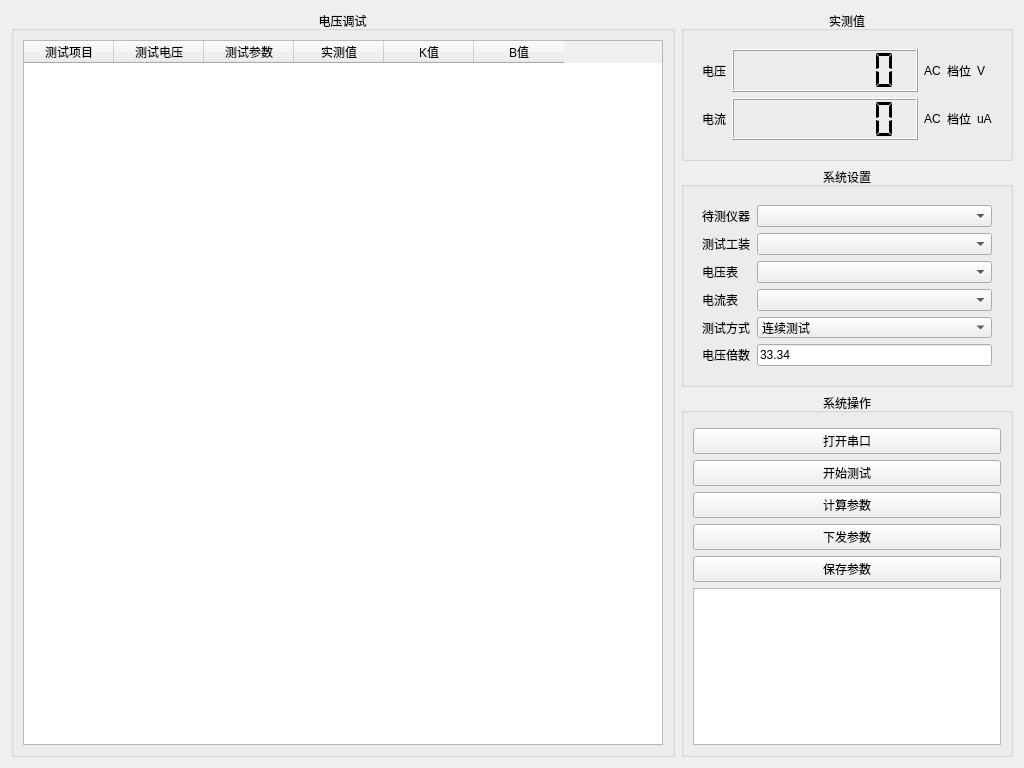
<?xml version="1.0" encoding="UTF-8"?>
<ui version="4.0">
 <class>CWinDebug</class>
 <widget class="QWidget" name="CWinDebug">
  <property name="geometry">
   <rect>
    <x>0</x>
    <y>0</y>
    <width>1024</width>
    <height>768</height>
   </rect>
  </property>
  <property name="windowTitle">
   <string>青岛艾普智能仪器自动调试工具V0.3by 赵楠林</string>
  </property>
  <layout class="QHBoxLayout" name="horizontalLayout" stretch="2,1">
   <item>
    <widget class="QWidget" name="widget_3" native="true">
     <layout class="QVBoxLayout" name="verticalLayout_5">
      <property name="leftMargin">
       <number>0</number>
      </property>
      <property name="topMargin">
       <number>0</number>
      </property>
      <property name="rightMargin">
       <number>0</number>
      </property>
      <property name="bottomMargin">
       <number>0</number>
      </property>
      <item>
       <widget class="QGroupBox" name="groupBox">
        <property name="title">
         <string>电压调试</string>
        </property>
        <property name="alignment">
         <set>Qt::AlignHCenter|Qt::AlignTop</set>
        </property>
        <layout class="QVBoxLayout" name="verticalLayout_6" stretch="1">
         <item>
          <widget class="QTableWidget" name="TabVolt">
           <attribute name="horizontalHeaderDefaultSectionSize">
            <number>90</number>
           </attribute>
           <column>
            <property name="text">
             <string>测试项目</string>
            </property>
           </column>
           <column>
            <property name="text">
             <string>测试电压</string>
            </property>
           </column>
           <column>
            <property name="text">
             <string>测试参数</string>
            </property>
           </column>
           <column>
            <property name="text">
             <string>实测值</string>
            </property>
           </column>
           <column>
            <property name="text">
             <string>K值</string>
            </property>
           </column>
           <column>
            <property name="text">
             <string>B值</string>
            </property>
           </column>
          </widget>
         </item>
        </layout>
       </widget>
      </item>
     </layout>
    </widget>
   </item>
   <item>
    <widget class="QWidget" name="widget_2" native="true">
     <property name="maximumSize">
      <size>
       <width>400</width>
       <height>16777215</height>
      </size>
     </property>
     <layout class="QVBoxLayout" name="verticalLayout_4">
      <property name="leftMargin">
       <number>0</number>
      </property>
      <property name="topMargin">
       <number>0</number>
      </property>
      <property name="rightMargin">
       <number>0</number>
      </property>
      <property name="bottomMargin">
       <number>0</number>
      </property>
      <item>
       <widget class="QGroupBox" name="groupBox_5">
        <property name="minimumSize">
         <size>
          <width>0</width>
          <height>150</height>
         </size>
        </property>
        <property name="maximumSize">
         <size>
          <width>500</width>
          <height>150</height>
         </size>
        </property>
        <property name="title">
         <string>实测值</string>
        </property>
        <property name="alignment">
         <set>Qt::AlignHCenter|Qt::AlignTop</set>
        </property>
        <layout class="QVBoxLayout" name="verticalLayout_10">
         <item>
          <widget class="QWidget" name="widget_19" native="true">
           <layout class="QGridLayout" name="gridLayout_13">
            <item row="1" column="1">
             <widget class="QLCDNumber" name="NumElec">
              <property name="sizePolicy">
               <sizepolicy hsizetype="Expanding" vsizetype="Expanding">
                <horstretch>0</horstretch>
                <verstretch>0</verstretch>
               </sizepolicy>
              </property>
              <property name="digitCount">
               <number>7</number>
              </property>
              <property name="segmentStyle">
               <enum>QLCDNumber::Flat</enum>
              </property>
             </widget>
            </item>
            <item row="0" column="1">
             <widget class="QLCDNumber" name="NumVolt">
              <property name="sizePolicy">
               <sizepolicy hsizetype="Expanding" vsizetype="Expanding">
                <horstretch>0</horstretch>
                <verstretch>0</verstretch>
               </sizepolicy>
              </property>
              <property name="digitCount">
               <number>7</number>
              </property>
              <property name="segmentStyle">
               <enum>QLCDNumber::Flat</enum>
              </property>
             </widget>
            </item>
            <item row="0" column="0">
             <widget class="QLabel" name="label_70">
              <property name="text">
               <string>电压</string>
              </property>
             </widget>
            </item>
            <item row="1" column="0">
             <widget class="QLabel" name="label_71">
              <property name="text">
               <string>电流</string>
              </property>
             </widget>
            </item>
            <item row="0" column="2">
             <widget class="QLabel" name="LabUnit1">
              <property name="text">
               <string>AC</string>
              </property>
             </widget>
            </item>
            <item row="1" column="2">
             <widget class="QLabel" name="LabUnit2">
              <property name="text">
               <string>AC</string>
              </property>
             </widget>
            </item>
            <item row="0" column="4">
             <widget class="QLabel" name="LabGear1">
              <property name="text">
               <string>V</string>
              </property>
             </widget>
            </item>
            <item row="1" column="4">
             <widget class="QLabel" name="LabGear2">
              <property name="text">
               <string>uA</string>
              </property>
             </widget>
            </item>
            <item row="1" column="3">
             <widget class="QLabel" name="label_7">
              <property name="text">
               <string>档位</string>
              </property>
             </widget>
            </item>
            <item row="0" column="3">
             <widget class="QLabel" name="label_6">
              <property name="text">
               <string>档位</string>
              </property>
             </widget>
            </item>
           </layout>
          </widget>
         </item>
        </layout>
       </widget>
      </item>
      <item>
       <widget class="QGroupBox" name="groupBox_4">
        <property name="maximumSize">
         <size>
          <width>16777215</width>
          <height>220</height>
         </size>
        </property>
        <property name="title">
         <string>系统设置</string>
        </property>
        <property name="alignment">
         <set>Qt::AlignHCenter|Qt::AlignTop</set>
        </property>
        <layout class="QVBoxLayout" name="verticalLayout_9">
         <item>
          <widget class="QWidget" name="widget" native="true">
           <layout class="QGridLayout" name="gridLayout">
            <item row="1" column="0">
             <widget class="QLabel" name="label_2">
              <property name="sizePolicy">
               <sizepolicy hsizetype="Preferred" vsizetype="Expanding">
                <horstretch>0</horstretch>
                <verstretch>0</verstretch>
               </sizepolicy>
              </property>
              <property name="text">
               <string>测试工装</string>
              </property>
             </widget>
            </item>
            <item row="1" column="1">
             <widget class="QComboBox" name="Box2">
              <property name="sizePolicy">
               <sizepolicy hsizetype="Preferred" vsizetype="Fixed">
                <horstretch>0</horstretch>
                <verstretch>0</verstretch>
               </sizepolicy>
              </property>
             </widget>
            </item>
            <item row="0" column="1">
             <widget class="QComboBox" name="Box1">
              <property name="sizePolicy">
               <sizepolicy hsizetype="Preferred" vsizetype="Fixed">
                <horstretch>0</horstretch>
                <verstretch>0</verstretch>
               </sizepolicy>
              </property>
             </widget>
            </item>
            <item row="0" column="0">
             <widget class="QLabel" name="label">
              <property name="sizePolicy">
               <sizepolicy hsizetype="Preferred" vsizetype="Expanding">
                <horstretch>0</horstretch>
                <verstretch>0</verstretch>
               </sizepolicy>
              </property>
              <property name="text">
               <string>待测仪器</string>
              </property>
             </widget>
            </item>
            <item row="4" column="1">
             <widget class="QComboBox" name="Box4">
              <property name="sizePolicy">
               <sizepolicy hsizetype="Preferred" vsizetype="Fixed">
                <horstretch>0</horstretch>
                <verstretch>0</verstretch>
               </sizepolicy>
              </property>
             </widget>
            </item>
            <item row="2" column="1">
             <widget class="QComboBox" name="Box3">
              <property name="sizePolicy">
               <sizepolicy hsizetype="Preferred" vsizetype="Fixed">
                <horstretch>0</horstretch>
                <verstretch>0</verstretch>
               </sizepolicy>
              </property>
             </widget>
            </item>
            <item row="4" column="0">
             <widget class="QLabel" name="label_4">
              <property name="sizePolicy">
               <sizepolicy hsizetype="Preferred" vsizetype="Expanding">
                <horstretch>0</horstretch>
                <verstretch>0</verstretch>
               </sizepolicy>
              </property>
              <property name="text">
               <string>电流表</string>
              </property>
             </widget>
            </item>
            <item row="6" column="1">
             <widget class="QLineEdit" name="Edit1">
              <property name="sizePolicy">
               <sizepolicy hsizetype="Expanding" vsizetype="Fixed">
                <horstretch>0</horstretch>
                <verstretch>0</verstretch>
               </sizepolicy>
              </property>
              <property name="text">
               <string>33.34</string>
              </property>
             </widget>
            </item>
            <item row="6" column="0">
             <widget class="QLabel" name="label_69">
              <property name="text">
               <string>电压倍数</string>
              </property>
             </widget>
            </item>
            <item row="2" column="0">
             <widget class="QLabel" name="label_3">
              <property name="sizePolicy">
               <sizepolicy hsizetype="Preferred" vsizetype="Expanding">
                <horstretch>0</horstretch>
                <verstretch>0</verstretch>
               </sizepolicy>
              </property>
              <property name="text">
               <string>电压表</string>
              </property>
             </widget>
            </item>
            <item row="5" column="1">
             <widget class="QComboBox" name="Box5">
              <item>
               <property name="text">
                <string>连续测试</string>
               </property>
              </item>
              <item>
               <property name="text">
                <string>单步测试</string>
               </property>
              </item>
             </widget>
            </item>
            <item row="5" column="0">
             <widget class="QLabel" name="label_5">
              <property name="text">
               <string>测试方式</string>
              </property>
             </widget>
            </item>
           </layout>
          </widget>
         </item>
        </layout>
       </widget>
      </item>
      <item>
       <widget class="QGroupBox" name="groupBox_6">
        <property name="maximumSize">
         <size>
          <width>500</width>
          <height>16777215</height>
         </size>
        </property>
        <property name="title">
         <string>系统操作</string>
        </property>
        <property name="alignment">
         <set>Qt::AlignHCenter|Qt::AlignTop</set>
        </property>
        <layout class="QVBoxLayout" name="verticalLayout">
         <item>
          <widget class="QWidget" name="widget_6" native="true">
           <layout class="QVBoxLayout" name="verticalLayout_7">
            <property name="leftMargin">
             <number>0</number>
            </property>
            <property name="topMargin">
             <number>0</number>
            </property>
            <property name="rightMargin">
             <number>0</number>
            </property>
            <property name="bottomMargin">
             <number>0</number>
            </property>
            <item>
             <widget class="QWidget" name="widget_8" native="true">
              <layout class="QVBoxLayout" name="verticalLayout_3">
               <property name="leftMargin">
                <number>0</number>
               </property>
               <property name="topMargin">
                <number>0</number>
               </property>
               <property name="rightMargin">
                <number>0</number>
               </property>
               <property name="bottomMargin">
                <number>0</number>
               </property>
              </layout>
             </widget>
            </item>
            <item>
             <widget class="QWidget" name="widget_7" native="true">
              <layout class="QVBoxLayout" name="verticalLayout_2">
               <property name="leftMargin">
                <number>0</number>
               </property>
               <property name="topMargin">
                <number>0</number>
               </property>
               <property name="rightMargin">
                <number>0</number>
               </property>
               <property name="bottomMargin">
                <number>0</number>
               </property>
               <item>
                <widget class="QPushButton" name="KeyOpen">
                 <property name="sizePolicy">
                  <sizepolicy hsizetype="Minimum" vsizetype="Expanding">
                   <horstretch>0</horstretch>
                   <verstretch>0</verstretch>
                  </sizepolicy>
                 </property>
                 <property name="text">
                  <string>打开串口</string>
                 </property>
                </widget>
               </item>
               <item>
                <widget class="QPushButton" name="KeyStart">
                 <property name="sizePolicy">
                  <sizepolicy hsizetype="Minimum" vsizetype="Expanding">
                   <horstretch>0</horstretch>
                   <verstretch>0</verstretch>
                  </sizepolicy>
                 </property>
                 <property name="text">
                  <string>开始测试</string>
                 </property>
                </widget>
               </item>
               <item>
                <widget class="QPushButton" name="KeyCalc">
                 <property name="sizePolicy">
                  <sizepolicy hsizetype="Minimum" vsizetype="Expanding">
                   <horstretch>0</horstretch>
                   <verstretch>0</verstretch>
                  </sizepolicy>
                 </property>
                 <property name="text">
                  <string>计算参数</string>
                 </property>
                </widget>
               </item>
               <item>
                <widget class="QPushButton" name="KeyLoad">
                 <property name="sizePolicy">
                  <sizepolicy hsizetype="Minimum" vsizetype="Expanding">
                   <horstretch>0</horstretch>
                   <verstretch>0</verstretch>
                  </sizepolicy>
                 </property>
                 <property name="text">
                  <string>下发参数</string>
                 </property>
                </widget>
               </item>
               <item>
                <widget class="QPushButton" name="KeySave">
                 <property name="sizePolicy">
                  <sizepolicy hsizetype="Minimum" vsizetype="Expanding">
                   <horstretch>0</horstretch>
                   <verstretch>0</verstretch>
                  </sizepolicy>
                 </property>
                 <property name="text">
                  <string>保存参数</string>
                 </property>
                </widget>
               </item>
              </layout>
             </widget>
            </item>
            <item>
             <widget class="QTextBrowser" name="textBrowser"/>
            </item>
           </layout>
          </widget>
         </item>
        </layout>
       </widget>
      </item>
     </layout>
    </widget>
   </item>
  </layout>
 </widget>
 <resources/>
 <connections/>
</ui>
